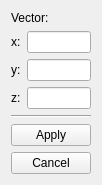
<?xml version="1.0" encoding="UTF-8"?>
<ui version="4.0">
 <class>Form</class>
 <widget class="QWidget" name="Form">
  <property name="geometry">
   <rect>
    <x>0</x>
    <y>0</y>
    <width>94</width>
    <height>184</height>
   </rect>
  </property>
  <property name="windowTitle">
   <string>Form</string>
  </property>
  <layout class="QVBoxLayout" name="verticalLayout">
   <item>
    <widget class="QLabel" name="label_8">
     <property name="text">
      <string>Vector:</string>
     </property>
    </widget>
   </item>
   <item>
    <layout class="QVBoxLayout" name="verticalLayout_point1_2">
     <item>
      <layout class="QHBoxLayout" name="horizontalLayout_4">
       <item>
        <widget class="QLabel" name="label_4">
         <property name="text">
          <string>x:</string>
         </property>
        </widget>
       </item>
       <item>
        <widget class="QLineEdit" name="vector_input_x"/>
       </item>
      </layout>
     </item>
     <item>
      <layout class="QHBoxLayout" name="horizontalLayout_5">
       <item>
        <widget class="QLabel" name="label_5">
         <property name="text">
          <string>y:</string>
         </property>
        </widget>
       </item>
       <item>
        <widget class="QLineEdit" name="vector_input_y"/>
       </item>
      </layout>
     </item>
     <item>
      <layout class="QHBoxLayout" name="horizontalLayout_6">
       <item>
        <widget class="QLabel" name="label_6">
         <property name="text">
          <string>z:</string>
         </property>
        </widget>
       </item>
       <item>
        <widget class="QLineEdit" name="vector_input_z"/>
       </item>
      </layout>
     </item>
    </layout>
   </item>
   <item>
    <widget class="Line" name="line_2">
     <property name="orientation">
      <enum>Qt::Horizontal</enum>
     </property>
    </widget>
   </item>
   <item>
    <widget class="QPushButton" name="applyButton">
     <property name="text">
      <string>Apply</string>
     </property>
    </widget>
   </item>
   <item>
    <widget class="QPushButton" name="cancelButton">
     <property name="text">
      <string>Cancel</string>
     </property>
    </widget>
   </item>
  </layout>
 </widget>
 <resources/>
 <connections/>
</ui>
